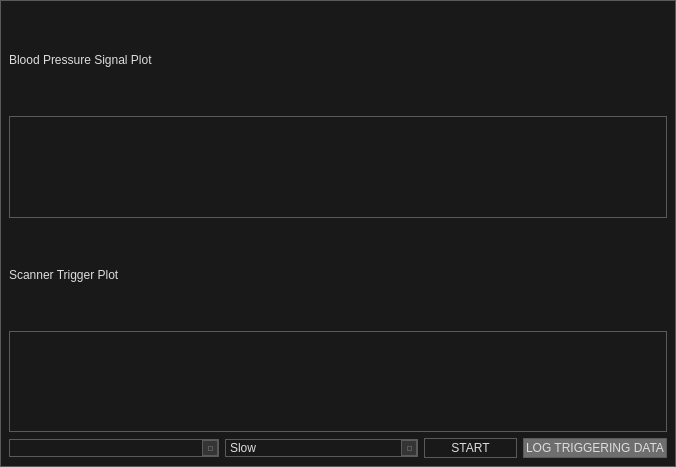
<?xml version="1.0" encoding="UTF-8"?>
<ui version="4.0">
 <author>Josh Bradshaw</author>
 <class>win_trigger</class>
 <widget class="QMainWindow" name="win_trigger">
  <property name="geometry">
   <rect>
    <x>0</x>
    <y>0</y>
    <width>676</width>
    <height>467</height>
   </rect>
  </property>
  <property name="windowTitle">
   <string>MainWindow</string>
  </property>
  <property name="autoFillBackground">
   <bool>false</bool>
  </property>
  <property name="styleSheet">
   <string notr="true">/*
	Copyright 2013 Emanuel Claesson

	Licensed under the Apache License, Version 2.0 (the &quot;License&quot;);
	you may not use this file except in compliance with the License.
	You may obtain a copy of the License at

		http://www.apache.org/licenses/LICENSE-2.0

	Unless required by applicable law or agreed to in writing, software
	distributed under the License is distributed on an &quot;AS IS&quot; BASIS,
	WITHOUT WARRANTIES OR CONDITIONS OF ANY KIND, either express or implied.
	See the License for the specific language governing permissions and
	limitations under the License.
*/

/*
	COLOR_DARK     = #191919
	COLOR_MEDIUM   = #353535
	COLOR_MEDLIGHT = #5A5A5A
	COLOR_LIGHT    = #DDDDDD
	COLOR_ACCENT   = #3D7848
*/

* {
	background: #191919;
	color: #DDDDDD;
	border: 1px solid #5A5A5A;
}

QWidget::item:selected {
	background: #3D7848;
}

QCheckBox, QRadioButton {
	border: none;
}

QRadioButton::indicator, QCheckBox::indicator {
	width: 13px;
	height: 13px;
}

QRadioButton::indicator::unchecked, QCheckBox::indicator::unchecked {
	border: 1px solid #5A5A5A;
	background: none;
}

QRadioButton::indicator:unchecked:hover, QCheckBox::indicator:unchecked:hover {
	border: 1px solid #DDDDDD;
}

QRadioButton::indicator::checked, QCheckBox::indicator::checked {
	border: 1px solid #5A5A5A;
	background: #5A5A5A;
}

QRadioButton::indicator:checked:hover, QCheckBox::indicator:checked:hover {
	border: 1px solid #DDDDDD;
	background: #DDDDDD;
}

QGroupBox {
	margin-top: 6px;
}

QGroupBox::title {
	top: -7px;
	left: 7px;
}

QScrollBar {
	border: 1px solid #5A5A5A;
	background: #191919;
}

QScrollBar:horizontal {
	height: 15px;
	margin: 0px 0px 0px 32px;
}

QScrollBar:vertical {
	width: 15px;
	margin: 32px 0px 0px 0px;
}

QScrollBar::handle {
	background: #353535;
	border: 1px solid #5A5A5A;
}

QScrollBar::handle:horizontal {
	border-width: 0px 1px 0px 1px;
}

QScrollBar::handle:vertical {
	border-width: 1px 0px 1px 0px;
}

QScrollBar::handle:horizontal {
	min-width: 20px;
}

QScrollBar::handle:vertical {
	min-height: 20px;
}

QScrollBar::add-line, QScrollBar::sub-line {
	background:#353535;
	border: 1px solid #5A5A5A;
	subcontrol-origin: margin;
}

QScrollBar::add-line {
	position: absolute;
}

QScrollBar::add-line:horizontal {
	width: 15px;
	subcontrol-position: left;
	left: 15px;
}

QScrollBar::add-line:vertical {
	height: 15px;
	subcontrol-position: top;
	top: 15px;
}

QScrollBar::sub-line:horizontal {
	width: 15px;
	subcontrol-position: top left;
}

QScrollBar::sub-line:vertical {
	height: 15px;
	subcontrol-position: top;
}

QScrollBar:left-arrow, QScrollBar::right-arrow, QScrollBar::up-arrow, QScrollBar::down-arrow {
	border: 1px solid #5A5A5A;
	width: 3px;
	height: 3px;
}

QScrollBar::add-page, QScrollBar::sub-page {
	background: none;
}

QAbstractButton:hover {
	background: #353535;
}

QAbstractButton:pressed {
	background: #353535;
}

QPushButton:pressed {
    background: #353535;
 }

QPushButton:hover {
    background: #191919;
}

QPushButton:checked {
    background: #6E6E6E;
 }

QAbstractItemView {
	show-decoration-selected: 1;
	selection-background-color: #3D7848;
	selection-color: #DDDDDD;
	alternate-background-color: #353535;
}

QHeaderView {
	border: 1px solid #5A5A5A;
}

QHeaderView::section {
	background: #191919;
	border: 1px solid #5A5A5A;
	padding: 4px;
}

QHeaderView::section:selected, QHeaderView::section::checked {
	background: #353535;
}

QTableView {
	gridline-color: #5A5A5A;
}

QTabBar {
	margin-left: 2px;
}

QwtPlot {
	padding: 4px;
}

QPushButton {
	padding: 2px;
}

QTabBar::tab {
	border-radius: 0px;
	padding: 4px;
	margin: 4px;
}

QTabBar::tab:selected {
	background: #353535;
}

QComboBox::down-arrow {
	border: 1px solid #5A5A5A;
	background: #353535;
}

QComboBox::drop-down {
	border: 1px solid #5A5A5A;
	background: #353535;
}

QComboBox::down-arrow {
	width: 3px;
	height: 3px;
	border: 1px solid #5A5A5A;
}

QAbstractSpinBox {
	padding-right: 15px;
}

QAbstractSpinBox::up-button, QAbstractSpinBox::down-button {
	border: 1px solid #5A5A5A;
	background: #353535;
	subcontrol-origin: border;
}

QAbstractSpinBox::up-arrow, QAbstractSpinBox::down-arrow {
	width: 3px;
	height: 3px;
	border: 1px solid #5A5A5A;
}

QSlider {
	border: none;
}

QSlider::groove:horizontal {
	height: 5px;
	margin: 4px 0px 4px 0px;
}

QSlider::groove:vertical {
	width: 5px;
	margin: 0px 4px 0px 4px;
}

QSlider::handle {
	border: 1px solid #5A5A5A;
	background: #353535;
}

QSlider::handle:horizontal {
	width: 15px;
	margin: -4px 0px -4px 0px;
}

QSlider::handle:vertical {
	height: 15px;
	margin: 0px -4px 0px -4px;
}

QSlider::add-page:vertical, QSlider::sub-page:horizontal {
	background: #3D7848;
}

QSlider::sub-page:vertical, QSlider::add-page:horizontal {
	background: #353535;
}

QLabel {
	border: none;
}

QProgressBar {
	text-align: center;
}

QProgressBar::chunk {
	width: 1px;
	background-color: #3D7848;
}

QMenu::separator {
	background: #353535;
}</string>
  </property>
  <widget class="QWidget" name="centralwidget">
   <layout class="QGridLayout" name="gridLayout">
    <item row="4" column="0" colspan="2">
     <widget class="QComboBox" name="serialPortSelector"/>
    </item>
    <item row="3" column="0" colspan="6">
     <widget class="QwtPlot" name="triggerPlot">
      <property name="maximumSize">
       <size>
        <width>16777215</width>
        <height>150</height>
       </size>
      </property>
     </widget>
    </item>
    <item row="4" column="5">
     <widget class="QPushButton" name="logDataButton">
      <property name="toolTip">
       <string>&lt;html&gt;&lt;head/&gt;&lt;body&gt;&lt;p&gt;If toggled on, log files will be created based on the triggering data.&lt;/p&gt;&lt;/body&gt;&lt;/html&gt;</string>
      </property>
      <property name="text">
       <string>LOG TRIGGERING DATA</string>
      </property>
      <property name="checkable">
       <bool>true</bool>
      </property>
      <property name="checked">
       <bool>true</bool>
      </property>
     </widget>
    </item>
    <item row="4" column="4">
     <widget class="QPushButton" name="startBtn">
      <property name="toolTip">
       <string>&lt;html&gt;&lt;head/&gt;&lt;body&gt;&lt;p&gt;Start plotting the trigger and sensor data&lt;/p&gt;&lt;/body&gt;&lt;/html&gt;</string>
      </property>
      <property name="text">
       <string>START</string>
      </property>
      <property name="checkable">
       <bool>true</bool>
      </property>
      <property name="checked">
       <bool>false</bool>
      </property>
     </widget>
    </item>
    <item row="4" column="2" colspan="2">
     <widget class="QComboBox" name="speedSelect">
      <item>
       <property name="text">
        <string>Slow</string>
       </property>
      </item>
      <item>
       <property name="text">
        <string>Medium</string>
       </property>
      </item>
      <item>
       <property name="text">
        <string>Fast</string>
       </property>
      </item>
     </widget>
    </item>
    <item row="2" column="0">
     <widget class="QLabel" name="label_2">
      <property name="text">
       <string>Scanner Trigger Plot</string>
      </property>
     </widget>
    </item>
    <item row="1" column="0" colspan="6">
     <widget class="QwtPlot" name="bpPlot"/>
    </item>
    <item row="0" column="0" colspan="4">
     <widget class="QLabel" name="label">
      <property name="text">
       <string>Blood Pressure Signal Plot</string>
      </property>
     </widget>
    </item>
   </layout>
  </widget>
 </widget>
 <customwidgets>
  <customwidget>
   <class>QwtPlot</class>
   <extends>QFrame</extends>
   <header>qwt_plot.h</header>
  </customwidget>
 </customwidgets>
 <resources/>
 <connections/>
</ui>
